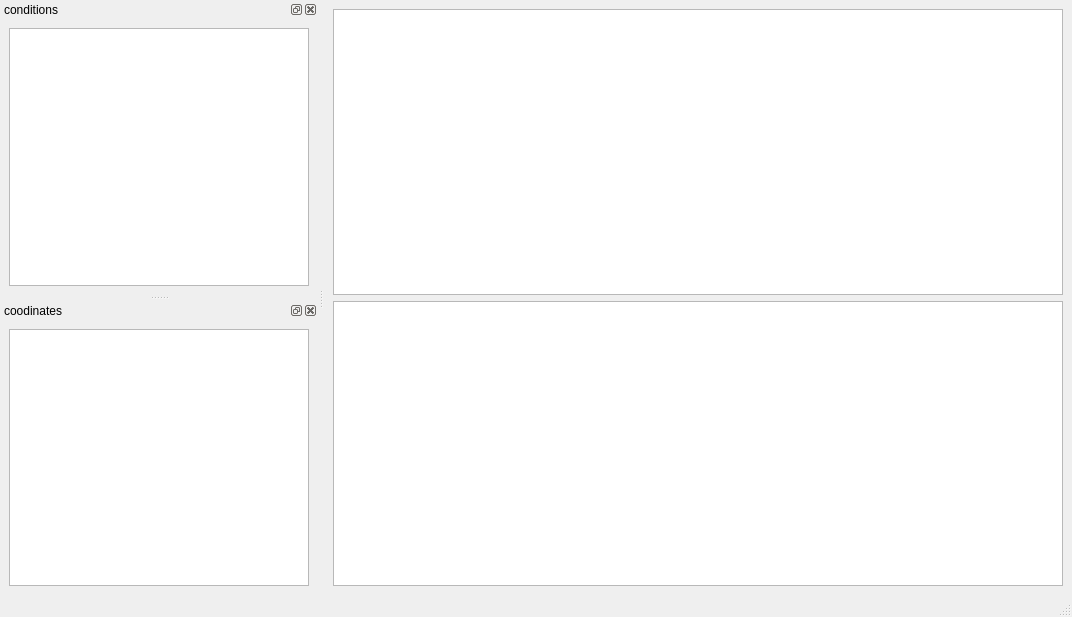
<?xml version="1.0" encoding="UTF-8"?>
<ui version="4.0">
 <class>MainWindow</class>
 <widget class="QMainWindow" name="MainWindow">
  <property name="geometry">
   <rect>
    <x>0</x>
    <y>0</y>
    <width>1072</width>
    <height>617</height>
   </rect>
  </property>
  <property name="windowTitle">
   <string>MainWindow</string>
  </property>
  <widget class="QWidget" name="centralwidget">
   <layout class="QVBoxLayout" name="verticalLayout">
    <item>
     <layout class="QVBoxLayout" name="verticalLayout_2">
      <item>
       <widget class="PlotWidget" name="plotWidget"/>
      </item>
      <item>
       <widget class="PlotWidget" name="plotWidget_2"/>
      </item>
     </layout>
    </item>
   </layout>
  </widget>
  <widget class="QMenuBar" name="menubar">
   <property name="geometry">
    <rect>
     <x>0</x>
     <y>0</y>
     <width>1072</width>
     <height>21</height>
    </rect>
   </property>
  </widget>
  <widget class="QStatusBar" name="statusbar"/>
  <widget class="QDockWidget" name="dockWidget">
   <property name="sizePolicy">
    <sizepolicy hsizetype="Preferred" vsizetype="Preferred">
     <horstretch>0</horstretch>
     <verstretch>0</verstretch>
    </sizepolicy>
   </property>
   <property name="windowTitle">
    <string>conditions</string>
   </property>
   <attribute name="dockWidgetArea">
    <number>1</number>
   </attribute>
   <widget class="QWidget" name="dockWidgetContents">
    <property name="sizePolicy">
     <sizepolicy hsizetype="Preferred" vsizetype="Preferred">
      <horstretch>0</horstretch>
      <verstretch>0</verstretch>
     </sizepolicy>
    </property>
    <layout class="QVBoxLayout" name="verticalLayout_3">
     <item>
      <widget class="DictTableView" name="tableView">
       <property name="sizePolicy">
        <sizepolicy hsizetype="Preferred" vsizetype="Preferred">
         <horstretch>0</horstretch>
         <verstretch>0</verstretch>
        </sizepolicy>
       </property>
       <property name="minimumSize">
        <size>
         <width>300</width>
         <height>0</height>
        </size>
       </property>
       <property name="maximumSize">
        <size>
         <width>16777215</width>
         <height>16777215</height>
        </size>
       </property>
      </widget>
     </item>
    </layout>
   </widget>
  </widget>
  <widget class="QDockWidget" name="dockWidget_2">
   <property name="windowTitle">
    <string>coodinates</string>
   </property>
   <attribute name="dockWidgetArea">
    <number>1</number>
   </attribute>
   <widget class="QWidget" name="dockWidgetContents_2">
    <layout class="QVBoxLayout" name="verticalLayout_4">
     <item>
      <widget class="DictTableView" name="tableView_2">
       <property name="sizePolicy">
        <sizepolicy hsizetype="Preferred" vsizetype="Preferred">
         <horstretch>0</horstretch>
         <verstretch>0</verstretch>
        </sizepolicy>
       </property>
       <property name="minimumSize">
        <size>
         <width>300</width>
         <height>0</height>
        </size>
       </property>
       <property name="maximumSize">
        <size>
         <width>16777215</width>
         <height>16777215</height>
        </size>
       </property>
      </widget>
     </item>
    </layout>
   </widget>
  </widget>
 </widget>
 <customwidgets>
  <customwidget>
   <class>PlotWidget</class>
   <extends>QGraphicsView</extends>
   <header location="global">pyqtgraph</header>
  </customwidget>
  <customwidget>
   <class>DictTableView</class>
   <extends>QTableView</extends>
   <header location="global">model</header>
  </customwidget>
 </customwidgets>
 <resources/>
 <connections/>
</ui>
